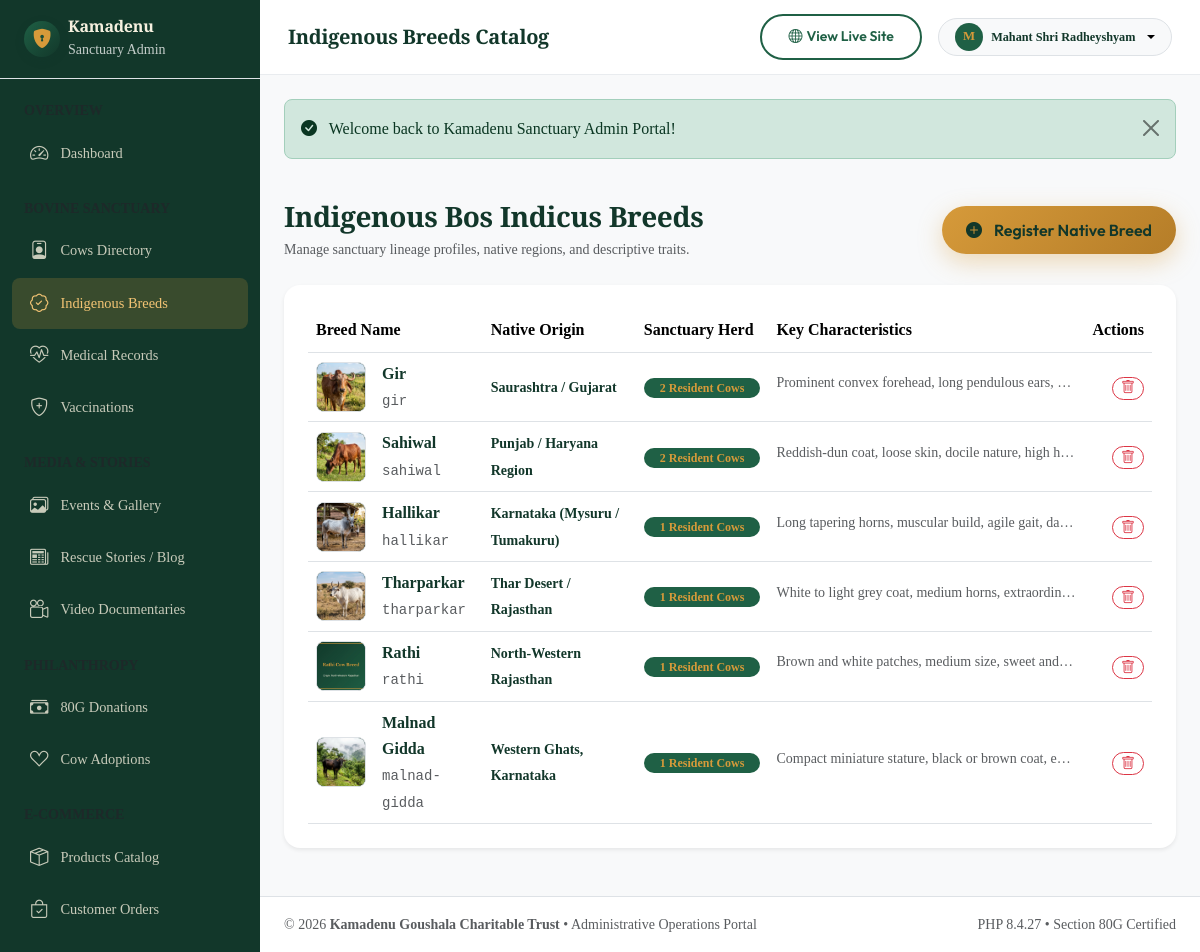
The page /admin/breeds.php (signed in) on the database its author committed.
### tables this page shows
CREATE TABLE `cow_breeds` (
  `id` INT UNSIGNED AUTO_INCREMENT PRIMARY KEY,
  `name` VARCHAR(100) NOT NULL UNIQUE,
  `slug` VARCHAR(100) NOT NULL UNIQUE,
  `origin_region` VARCHAR(150) DEFAULT NULL,
  `characteristics` TEXT DEFAULT NULL,
  `image` VARCHAR(255) DEFAULT NULL,
  `description` TEXT DEFAULT NULL,
  `created_at` TIMESTAMP DEFAULT CURRENT_TIMESTAMP
);

### config/app.php (called while the page is built, shortened)
<?php
require_once KAMADENU_ROOT . '/config/database.php';
spl_autoload_register(function ($class) {
    $classFile = KAMADENU_ROOT . '/classes/' . str_replace('\\', '/', $class) . '.php';
    if (file_exists($classFile)) {
        return;
    }
});
require_once KAMADENU_ROOT . '/includes/functions.php';

### config/database.php (called while the page is built, shortened)
<?php
function get_db_connection(): PDO {
    static $pdo = null;
    if ($pdo === null) {
        $dsn = sprintf(
            'mysql:host=%s;port=%s;dbname=%s;charset=%s',
            DB_HOST,
            DB_PORT,
            DB_NAME,
            DB_CHARSET
        );
        $options = [
            PDO::ATTR_ERRMODE            => PDO::ERRMODE_EXCEPTION,
            PDO::ATTR_DEFAULT_FETCH_MODE => PDO::FETCH_ASSOC,
            PDO::ATTR_EMULATE_PREPARES   => false,
            PDO::MYSQL_ATTR_INIT_COMMAND => "SET NAMES utf8mb4 COLLATE utf8mb4_unicode_ci, time_zone = '+05:30'"
        ];
        try {
            $pdo = new PDO($dsn, DB_USER, DB_PASS, $options);
        } catch (PDOException $e) {
            error_log('Database Connection Error: ' . $e->getMessage());
            throw new RuntimeException('Unable to establish database connection. Please ensure MySQL service is running.');
        }
    }
    return $pdo;
}

### classes/Database.php (called while the page is built, shortened)
<?php
class Database {
    private static ?PDO $pdo = null;
    public static function getConnection(): PDO {
        if (self::$pdo === null) {
            self::$pdo = get_db_connection();
        }
        return self::$pdo;
    }
    public static function fetchAll(string $sql, array $params = []): array {
        $stmt = self::getConnection()->prepare($sql);
        $stmt->execute($params);
        return $stmt->fetchAll(PDO::FETCH_ASSOC);
    }
}

### includes/functions.php (called while the page is built, shortened)
<?php
function e(?string $value): string {
    return htmlspecialchars($value ?? '', ENT_QUOTES | ENT_SUBSTITUTE, 'UTF-8');
}
function image_url(
    ?string $filename,
    string $folder,
    string $fallback = 'placeholder.jpg'
): string {
    $filename = trim((string)$filename);
    if (str_starts_with($filename, 'assets/')) {
        $assetPath = dirname(__DIR__) . '/' . ltrim($filename, '/');
        if (is_file($assetPath)) {
            return BASE_URL . '/' . ltrim($filename, '/');
        }
    }
    $safeFilename = basename($filename);
    $uploadPath = dirname(__DIR__) . '/uploads/' . $folder . '/' . $safeFilename;
    if (is_file($uploadPath)) {
        return BASE_URL . '/uploads/' . $folder . '/' . rawurlencode($safeFilename);
    }
    return BASE_URL . '/assets/images/' . $fallback;
}

### admin/breeds.php (the view, shortened to what this page needs)
<?php
require_once __DIR__ . '/includes/header.php';
$breeds = Database::fetchAll("
    SELECT cb.*, COUNT(c.id) AS resident_count
    FROM cow_breeds cb
    LEFT JOIN cows c ON cb.id = c.breed_id AND c.status != 'deceased'
    GROUP BY cb.id
    ORDER BY cb.id ASC
");
?>
<div class="d-flex flex-column flex-md-row justify-content-between align-items-md-center gap-3 mb-4">
    <div>
        <h1 class="h3 font-serif text-forest-dark mb-1">Indigenous Bos Indicus Breeds</h1>
        <p class="text-muted small mb-0">Manage sanctuary lineage profiles, native regions, and descriptive traits.</p>
    </div>
    <button type="button" class="btn btn-gold rounded-pill px-4 shadow-gold" data-bs-toggle="modal" data-bs-target="#addBreedModal">
        <i class="bi bi-plus-circle-fill me-1"></i> Register Native Breed
    </button>
</div>
<div class="card p-4 rounded-4 border-0 shadow-sm bg-white mb-4">
    <div class="table-responsive">
        <table class="table table-hover align-middle mb-0">
            <thead class="bg-cream-soft">
                <tr>
                    <th>Breed Name</th>
                    <th>Native Origin</th>
                    <th>Sanctuary Herd</th>
                    <th>Key Characteristics</th>
                    <th class="text-end">Actions</th>
                </tr>
            </thead>
            <tbody>
                <?php foreach ($breeds as $b):
                    $breedImg = image_url($b['image'] ?? null, 'breeds', 'placeholder-breed.jpg');
                ?>
                <tr>
                    <td>
                        <div class="d-flex align-items-center gap-3">
                            <div class="rounded-3 border overflow-hidden flex-shrink-0" style="width: 50px; height: 50px; background: var(--color-forest-dark);">
                                <img src="<?= e($breedImg); ?>" alt="<?= e($b['name']); ?>" class="w-100 h-100 object-fit-cover">
                            </div>
                            <div>
                                <div class="fw-bold text-forest-dark"><?= e($b['name']); ?></div>
                                <code class="small text-muted"><?= e($b['slug']); ?></code>
                            </div>
                        </div>
                    </td>
                    <td><small class="text-forest-dark fw-semibold"><?= e($b['origin_region']); ?></small></td>
                    <td>
                        <span class="badge bg-forest text-gold px-3 py-1 rounded-pill">
                            <?= $b['resident_count']; ?> Resident Cows
                        </span>
                    </td>
                    <td>
                        <small class="text-muted text-truncate d-inline-block" style="max-width: 300px;">
                            <?= e($b['characteristics']); ?>
                        </small>
                    </td>
                    <td class="text-end">
                        <form method="POST" action="" onsubmit="return confirm('Are you sure you want to delete this breed?');" class="d-inline">
                            <button type="submit" class="btn btn-outline-danger btn-sm rounded-pill px-2 py-0" title="Delete Breed">
                                <i class="bi bi-trash"></i>
                            </button>
                        </form>
                    </td>
                </tr>
                <?php endforeach; ?>
            </tbody>
        </table>
    </div>
</div>
<?php require_once __DIR__ . '/includes/footer.php'; ?>

### assets/css/style.css (style rules this page uses)
:root { --color-forest-dark: #12372A; --color-forest: #1F6045; --color-forest-light: #2A7E5B; --color-gold: #D69A3A; --color-gold-light: #F3C474; --color-gold-dark: #B57D28; --color-cream: #F6F0DF; --color-cream-soft: #FCF9F2; --color-earth: #8B5E3C; --color-earth-light: #B48460; --color-charcoal: #1D241F; --color-muted: #5C6760; --color-white: #FFFFFF; --color-border: rgba(18, 55, 42, 0.12); --color-border-gold: rgba(214, 154, 58, 0.35); --font-serif: 'Playfair Display', Georgia, serif; --font-sans: 'Inter', -apple-system, BlinkMacSystemFont, 'Segoe UI', Roboto, sans-serif; --font-heading: 'Outfit', 'Poppins', sans-serif; --shadow-xs: 0 2px 6px rgba(18, 55, 42, 0.05); --shadow-sm: 0 4px 14px rgba(18, 55, 42, 0.07); --shadow-md: 0 8px 24px rgba(18, 55, 42, 0.10); --shadow-lg: 0 16px 38px rgba(18, 55, 42, 0.14); --shadow-gold: 0 8px 25px rgba(214, 154, 58, 0.35); --shadow-forest: 0 10px 30px rgba(31, 96, 69, 0.25); --radius-xs: 6px; --radius-sm: 10px; --radius-md: 16px; --radius-lg: 24px; --radius-xl: 32px; --radius-pill: 9999px; --transition-fast: 0.2s cubic-bezier(0.4, 0, 0.2, 1); --transition-base: 0.35s cubic-bezier(0.4, 0, 0.2, 1); --transition-smooth: 0.5s cubic-bezier(0.16, 1, 0.3, 1); }
*, *::before, *::after { box-sizing: border-box; }
html { scroll-behavior: smooth; font-size: 16px; }
body { font-family: var(--font-sans); color: var(--color-charcoal); background-color: var(--color-cream-soft); line-height: 1.65; overflow-x: hidden; -webkit-font-smoothing: antialiased; -moz-osx-font-smoothing: grayscale; }
h1, h2, h3, h4, .font-serif { font-family: var(--font-serif); color: var(--color-forest-dark); font-weight: 700; letter-spacing: -0.015em; line-height: 1.25; }
img { max-width: 100%; height: auto; }
.bg-forest { background-color: var(--color-forest) !important; color: var(--color-white); }
.bg-cream-soft { background-color: var(--color-cream-soft) !important; }
.text-forest-dark { color: var(--color-forest-dark) !important; }
.text-gold { color: var(--color-gold) !important; }
.btn-gold { background: linear-gradient(135deg, var(--color-gold), var(--color-gold-dark)); color: var(--color-forest-dark); font-weight: 600; font-family: var(--font-heading); border: none; box-shadow: var(--shadow-gold); padding: 0.75rem 1.75rem; border-radius: var(--radius-pill); transition: all var(--transition-base); display: inline-flex; align-items: center; justify-content: center; gap: 0.5rem; }

### admin/includes/header.php (style rules this page uses)
:root { --admin-sidebar-width: 260px; }
body { background-color: #F8F9FA; font-family: var(--font-body); }

### rows shown on the page
cow_breeds: image (picture), name "Gir", slug "gir", origin_region "Saurashtra / Gujarat", resident_count "2", characteristics "Prominent convex forehead, long pendulous ears,…"
cow_breeds: image (picture), name "Sahiwal", slug "sahiwal", origin_region "Punjab / Haryana Region", resident_count "2", characteristics "Reddish-dun coat, loose skin, docile nature, high h…"
cow_breeds: image (picture), name "Hallikar", slug "hallikar", origin_region "Karnataka (Mysuru / Tumakuru)", resident_count "1", characteristics "Long tapering horns, muscular build, agile gait, da…"
cow_breeds: image (picture), name "Tharparkar", slug "tharparkar", origin_region "Thar Desert / Rajasthan", resident_count "1", characteristics "White to light grey coat, medium horns, extraordin…"
cow_breeds: image (picture), name "Rathi", slug "rathi", origin_region "North-Western Rajasthan", resident_count "1", characteristics "Brown and white patches, medium size, sweet and…"
cow_breeds: image (picture), name "Malnad Gidda", slug "malnad-gidda", origin_region "Western Ghats, Karnataka", resident_count "1", characteristics "Compact miniature stature, black or brown coat, e…"

### other values the page prints
$pageTitle "Indigenous Breeds Catalog"
substr($currentUser['name'] ?? 'A', 0, 1) "M"
$currentUser['name'] "Mahant Shri Radheyshyam"
$flashSuccess "Welcome back to Kamadenu Sanctuary Admin Portal!"
PHP_VERSION "8.4.27"
